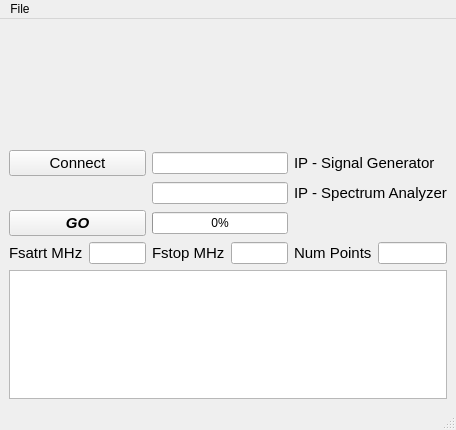
<?xml version="1.0" encoding="UTF-8"?>
<ui version="4.0">
 <class>MainWindow</class>
 <widget class="QMainWindow" name="MainWindow">
  <property name="geometry">
   <rect>
    <x>0</x>
    <y>0</y>
    <width>456</width>
    <height>430</height>
   </rect>
  </property>
  <property name="windowTitle">
   <string>MainWindow</string>
  </property>
  <widget class="QWidget" name="centralwidget">
   <layout class="QGridLayout" name="gridLayout_2">
    <item row="0" column="0">
     <layout class="QVBoxLayout" name="verticalLayout">
      <item>
       <widget class="QWidget" name="widget" native="true">
        <property name="sizePolicy">
         <sizepolicy hsizetype="MinimumExpanding" vsizetype="MinimumExpanding">
          <horstretch>0</horstretch>
          <verstretch>0</verstretch>
         </sizepolicy>
        </property>
       </widget>
      </item>
      <item>
       <layout class="QGridLayout" name="gridLayout">
        <property name="sizeConstraint">
         <enum>QLayout::SetMinimumSize</enum>
        </property>
        <item row="4" column="0">
         <layout class="QHBoxLayout" name="horizontalLayout">
          <item>
           <widget class="QLabel" name="label_4">
            <property name="sizePolicy">
             <sizepolicy hsizetype="Preferred" vsizetype="Fixed">
              <horstretch>0</horstretch>
              <verstretch>0</verstretch>
             </sizepolicy>
            </property>
            <property name="font">
             <font>
              <pointsize>11</pointsize>
             </font>
            </property>
            <property name="text">
             <string>Fsatrt MHz</string>
            </property>
           </widget>
          </item>
          <item>
           <widget class="QLineEdit" name="lineEdit_3"/>
          </item>
         </layout>
        </item>
        <item row="2" column="2">
         <widget class="QLabel" name="label_2">
          <property name="sizePolicy">
           <sizepolicy hsizetype="Preferred" vsizetype="Fixed">
            <horstretch>0</horstretch>
            <verstretch>0</verstretch>
           </sizepolicy>
          </property>
          <property name="font">
           <font>
            <pointsize>11</pointsize>
           </font>
          </property>
          <property name="text">
           <string>IP - Spectrum Analyzer</string>
          </property>
         </widget>
        </item>
        <item row="0" column="2">
         <widget class="QLabel" name="label">
          <property name="sizePolicy">
           <sizepolicy hsizetype="Preferred" vsizetype="Fixed">
            <horstretch>0</horstretch>
            <verstretch>0</verstretch>
           </sizepolicy>
          </property>
          <property name="font">
           <font>
            <pointsize>11</pointsize>
           </font>
          </property>
          <property name="text">
           <string>IP - Signal Generator</string>
          </property>
         </widget>
        </item>
        <item row="2" column="1">
         <widget class="QLineEdit" name="lineEdit_2"/>
        </item>
        <item row="0" column="1">
         <widget class="QLineEdit" name="lineEdit"/>
        </item>
        <item row="0" column="0">
         <widget class="QPushButton" name="pushButton">
          <property name="font">
           <font>
            <pointsize>11</pointsize>
           </font>
          </property>
          <property name="text">
           <string>Connect</string>
          </property>
          <property name="checkable">
           <bool>true</bool>
          </property>
         </widget>
        </item>
        <item row="4" column="1">
         <layout class="QHBoxLayout" name="horizontalLayout_2">
          <item>
           <widget class="QLabel" name="label_5">
            <property name="sizePolicy">
             <sizepolicy hsizetype="Preferred" vsizetype="Fixed">
              <horstretch>0</horstretch>
              <verstretch>0</verstretch>
             </sizepolicy>
            </property>
            <property name="font">
             <font>
              <pointsize>11</pointsize>
             </font>
            </property>
            <property name="text">
             <string>Fstop MHz</string>
            </property>
           </widget>
          </item>
          <item>
           <widget class="QLineEdit" name="lineEdit_4"/>
          </item>
         </layout>
        </item>
        <item row="4" column="2">
         <layout class="QHBoxLayout" name="horizontalLayout_4">
          <item>
           <widget class="QLabel" name="label_7">
            <property name="sizePolicy">
             <sizepolicy hsizetype="Preferred" vsizetype="Fixed">
              <horstretch>0</horstretch>
              <verstretch>0</verstretch>
             </sizepolicy>
            </property>
            <property name="font">
             <font>
              <pointsize>11</pointsize>
             </font>
            </property>
            <property name="text">
             <string>Num Points</string>
            </property>
           </widget>
          </item>
          <item>
           <widget class="QLineEdit" name="lineEdit_6"/>
          </item>
         </layout>
        </item>
        <item row="3" column="0">
         <widget class="QPushButton" name="pushButton_2">
          <property name="font">
           <font>
            <pointsize>11</pointsize>
            <weight>75</weight>
            <italic>true</italic>
            <bold>true</bold>
           </font>
          </property>
          <property name="text">
           <string>GO</string>
          </property>
         </widget>
        </item>
        <item row="3" column="1">
         <widget class="QProgressBar" name="progressBar">
          <property name="value">
           <number>0</number>
          </property>
         </widget>
        </item>
       </layout>
      </item>
      <item>
       <widget class="QTextBrowser" name="textBrowser">
        <property name="sizePolicy">
         <sizepolicy hsizetype="Expanding" vsizetype="MinimumExpanding">
          <horstretch>0</horstretch>
          <verstretch>0</verstretch>
         </sizepolicy>
        </property>
        <property name="maximumSize">
         <size>
          <width>16777215</width>
          <height>129</height>
         </size>
        </property>
       </widget>
      </item>
     </layout>
    </item>
   </layout>
  </widget>
  <widget class="QMenuBar" name="menubar">
   <property name="geometry">
    <rect>
     <x>0</x>
     <y>0</y>
     <width>456</width>
     <height>21</height>
    </rect>
   </property>
   <widget class="QMenu" name="menuFile">
    <property name="title">
     <string>File</string>
    </property>
    <addaction name="actionSave"/>
    <addaction name="actionLoad"/>
   </widget>
   <addaction name="menuFile"/>
  </widget>
  <widget class="QStatusBar" name="statusbar"/>
  <action name="actionSave">
   <property name="text">
    <string>Save</string>
   </property>
   <property name="shortcut">
    <string>Ctrl+S</string>
   </property>
  </action>
  <action name="actionLoad">
   <property name="text">
    <string>Load</string>
   </property>
   <property name="shortcut">
    <string/>
   </property>
  </action>
 </widget>
 <resources/>
 <connections/>
</ui>
